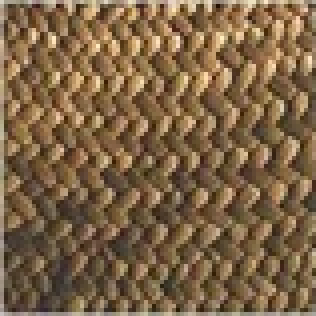
#> input picture Homework6/3.texture_trans/basket.jpg, 79 x 79 px, shrunk from 171 x 172 before the run (shown 4 times larger)
$ python texture_trans.py   (older library calls are emulated)
#> lines starting #> are read from the running program, lines starting #| are printed output that depends on the picture
### Homework6/3.texture_trans/SearchForSimilarAreas.py
"""
Sample for testure synthesis
Course of CV & AR,SSPKU
Lin Jinlong, March 8,2020
"""
import numpy as np
from random import randint
from time import time
import cv2
import struct


# define the comparation function

def compare_minimumDifferenceLocationArray(arrayst1, arrayst2):
    row_num1, col_num1, pixelDifference1 = struct.unpack('iii', arrayst1)
    row_num2, col_num2, pixelDifference2 = struct.unpack('iii', arrayst2)
    if (pixelDifference1 > pixelDifference2):
        return 1
    else:
        return 0


def SearchForSimilarAreas(currentpatch, texturepic):
    INT_MAX = 2147483647
    speedupValue = 3
    arrayst1 = struct.pack('iii', 0, 0, INT_MAX)
    # getting image size
    patchrows, patchcols, ch = currentpatch.shape
    texturerows, texturecols, ch = texturepic.shape

    # the max number of pixel rows and cols
    rows_need_be_compared = texturerows - patchrows
    cols_need_be_compared = texturecols - patchcols

    # transfer the image to gray
    graycurrentpatch = cv2.cvtColor(currentpatch, cv2.COLOR_BGR2GRAY, 0)
    graytexturepic = cv2.cvtColor(texturepic, cv2.COLOR_BGR2GRAY, 0)

    # comparing the patch and then finding the best suitable one

    for i in range(0, rows_need_be_compared, speedupValue):
        for j in range(0, cols_need_be_compared, speedupValue):
            graytexturepatch = graytexturepic[i:i + patchrows, j:j + patchcols]
            gray_difference_sum = np.sum(abs(graycurrentpatch - graytexturepatch))
            # print(gray_difference_sum)
            arrayst2 = struct.pack('iii', i, j, gray_difference_sum)
            if (compare_minimumDifferenceLocationArray(arrayst1, arrayst2) == 1):
                # print("OK")
                arrayst1 = arrayst2

    # get the texture patch
    minrows, mincols, mimsum = struct.unpack('iii', arrayst1)
    # print(minrows,mincols,mimsum)

    texturepatch = texturepic[minrows:minrows + patchrows, mincols:mincols + patchcols]

    return texturepatch

### Homework6/3.texture_trans/Horizontal.py
"""
Sample for testure synthesis
Course of CV & AR,SSPKU
Lin Jinlong, March 8,2020
"""
import numpy as np
from random import randint
from time import time
import cv2


def Horizontal(rock1_, rock2_, cutCols):  # rock1_ ：inimage, rock2_：texturepatch

    DBL_MAX = 2147483647
    rows1, cols1, ch = rock1_.shape
    rows2, cols2, ch = rock2_.shape

    # print(rows1, cols2)
    # get the leftpart and the right part
    leftpart = rock1_[0:rows1, cols1 - cutCols:cols1]
    rightpart = rock2_[0:rows2, 0:cutCols]

    # calculate the difference matrix
    differ_matrix = np.zeros((cutCols, rows1), dtype=np.int)
    # computing
    for i in range(0, cutCols):
        for j in range(0, rows1):
            # d=abs(R1-R2)+abs(B1-B2)+abs（G1-G2）
            differ_matrix[i][j] = abs(int(leftpart[j, i, 0]) - int(rightpart[j, i, 0])) + abs(
                int(leftpart[j, i, 1]) - int(rightpart[j, i, 1])) + abs(
                int(leftpart[j, i, 2]) - int(rightpart[j, i, 2]))
            # print(differ_matrix[i][j])
    # searching the best joints set
    f = np.zeros((cutCols, rows1), np.int32)  # record the shortest distace
    l = np.zeros((cutCols, rows1), np.int32)  # record assenmbly path

    # initialize first step as itself
    for i in range(0, cutCols):
        l[i][0] = i

    # intialize the pixel value of the first col
    for i in range(0, cutCols):
        f[i][0] = differ_matrix[i][0]

    # searching
    for i in range(0, rows1):
        for j in range(0, cutCols):
            # if there are three path can be choosed
            if (j != 0 and j != (cutCols - 1)):
                # if middle path is shortest
                if (((f[j][i - 1] + differ_matrix[j][i]) < (f[j - 1][i - 1] + differ_matrix[j][i])) and (
                        (f[j][i - 1] + differ_matrix[j][i]) < (f[j + 1][i - 1] + differ_matrix[j][i]))):
                    f[j][i] = f[j][i - 1] + differ_matrix[j][i]
                    l[j][i] = j

                # if upper path is shortest
                elif (((f[j - 1][i - 1] + differ_matrix[j][i]) < (f[j][i - 1] + differ_matrix[j][i])) and (
                        (f[j - 1][i - 1] + differ_matrix[j][i]) < (f[j + 1][i - 1] + differ_matrix[j][i]))):
                    f[j][i] = f[j - 1][i - 1] + differ_matrix[j][i]
                    l[j][i] = j - 1

                # if lower path is shortest
                elif (((f[j + 1][i - 1] + differ_matrix[j][i]) < (f[j][i - 1] + differ_matrix[j][i])) and (
                        (f[j + 1][i - 1] + differ_matrix[j][i]) < (f[j - 1][i - 1] + differ_matrix[j][i]))):
                    f[j][i] = f[j + 1][i - 1] + differ_matrix[j][i]
                    l[j][i] = j + 1
                # if there are two path distance are equal, choose middle path by default.  I am a lazy man...
                else:
                    f[j][i] = f[j][i - 1] + differ_matrix[j][i]
                    l[j][i] = j

            # if there are two path can be choosed, the top line or the bottom line
            else:
                # the top line
                if (j == 0 and cutCols > 1):
                    # if middle path is shortest
                    if (f[j][i - 1] + differ_matrix[j][i] < f[j + 1][i - 1] + differ_matrix[j][i]):
                        f[j][i] = f[j][i - 1] + differ_matrix[j][i]
                        l[j][i] = j
                    # if lower path is shorest
                    elif (f[j + 1][i - 1] + differ_matrix[j][i] < f[j][i - 1] + differ_matrix[j][i]):
                        f[j][i] = f[j + 1][i - 1] + differ_matrix[j][i]
                        l[j][i] = j + 1
                    # if the middle and lower path are equal ,choose the middle path by default
                    else:
                        f[j][i] = f[j][i - 1] + differ_matrix[j][i]
                        l[j][i] = j
                # the bottom line
                elif (j == (cutCols - 1) and cutCols > 1):
                    # if middle path is shortest
                    if (f[j][i - 1] + differ_matrix[j][i] < f[j - 1][i - 1] + differ_matrix[j][i]):
                        f[j][i] = f[j][i - 1] + differ_matrix[j][i]
                        l[j][i] = j
                        # if upper path is shortest
                    elif ((f[j - 1][i - 1] + differ_matrix[j][i]) < (f[j][i - 1] + differ_matrix[j][i])):
                        f[j][i] = f[j - 1][i - 1] + differ_matrix[j][i]
                        l[j][i] = j - 1
                    # if middle and upper path are euqal, choose the middle path by default
                    else:
                        f[j][i] = f[j][i - 1] + differ_matrix[j][i];
                        l[j][i] = j

                # if there is only one path can be choose
                elif (cutCols == 1):
                    f[j][i] = f[j][i - 1] + differ_matrix[j][i]
                    l[j][i] = j
                else:
                    exit(-1)

    minDistance = DBL_MAX
    position = -1
    lineNum = -1
    # record the shortest distance path

    boundaryPosition = np.zeros(rows1, np.int32)
    # find the shortest distance from left boundary to right boundary
    for i in range(0, cutCols):
        if (f[i][rows1 - 1] < minDistance):
            minDistance = f[i][rows1 - 1]
            position = i
        else:
            continue

    # starting from the shortest distance path last pixel
    lineNum = l[position][rows1 - 1]
    for i in range(rows1 - 1, 0, -1):
        lineNum = l[lineNum][i]  # from which row to here, upper, middle or lower
        boundaryPosition[i] = lineNum  # record the shortest distance path each step
        # print(lineNum)

    # merge patch
    vmergepatch = np.zeros((rows1, cols1 + cols2 - cutCols, 3), np.uint8)
    for i in range(0, rows1):
        for j in range(0, cols2 + cols1 - cutCols):
            if (j <= boundaryPosition[i] + (cols1 - cutCols)):
                vmergepatch[i][j] = rock1_[i][j]
            else:
                vmergepatch[i][j] = rock2_[i][j - (cols1 - cutCols)]

    return vmergepatch

### Homework6/3.texture_trans/Vertical.py
"""
Sample for testure synthesis
Course of CV & AR,SSPKU
Lin Jinlong, March 8,2020
"""
import numpy as np
from random import randint
from time import time
import cv2


def Vertical(rock1_, rock2_, cutRows):
    DBL_MAX = 2147483647
    rows1, cols1, ch = rock1_.shape
    rows2, cols2, ch = rock2_.shape
    # print(rows1,cols1,rows2,cols2)
    rows = rows2
    cols = cols1
    # print(rows,cols)
    # get uppart
    uppart = rock1_[rows - cutRows:rows, 0:cols]
    downpart = rock2_[0:cutRows, 0:cols]

    # calculate the difference matrix
    differ_matrix = np.zeros((cutRows, cols), dtype=np.int32)
    # x,y=differ_matrix.shape
    # print(x,y)
    for i in range(0, cutRows):
        for j in range(0, cols):
            # print(i,j)
            # d=abs(R1-R2)+abs(B1-B2)+abs（G1-G2）
            differ_matrix[i][j] = abs(int(uppart[i, j, 0]) - int(downpart[i, j, 0])) + abs(
                int(uppart[i, j, 1]) - int(downpart[i, j, 1])) + abs(int(uppart[i, j, 2]) - int(downpart[i, j, 2]))

    # searching the best joints set
    f = np.zeros((cutRows, cols), np.int32)  # record the shortest distace
    l = np.zeros((cutRows, cols), np.int32)  # record assenbly  path

    # initialize first stwp as itself
    for i in range(0, cutRows):
        l[i][0] = i

    # intialize the pixel value of the first col
    for i in range(0, cutRows):
        f[i][0] = differ_matrix[i][0]

    # searching
    for i in range(0, cols):
        for j in range(0, cutRows):
            # if there are three path can be choosed
            if (j != 0 and j != (cutRows - 1)):
                # if middle path is shortest
                if ((f[j][i - 1] + differ_matrix[j][i] < f[j - 1][i - 1] + differ_matrix[j][i]) and (
                        f[j][i - 1] + differ_matrix[j][i] < f[j + 1][i - 1] + differ_matrix[j][i])):
                    f[j][i] = f[j][i - 1] + differ_matrix[j][i]
                    l[j][i] = j

                # if upper path is shortest
                elif ((f[j - 1][i - 1] + differ_matrix[j][i] < f[j][i - 1] + differ_matrix[j][i]) and (
                        f[j - 1][i - 1] + differ_matrix[j][i] < f[j + 1][i - 1] + differ_matrix[j][i])):
                    f[j][i] = f[j - 1][i - 1] + differ_matrix[j][i]
                    l[j][i] = j - 1

                # if lower path is shortest
                elif ((f[j + 1][i - 1] + differ_matrix[j][i] < f[j][i - 1] + differ_matrix[j][i]) and (
                        f[j + 1][i - 1] + differ_matrix[j][i] < f[j - 1][i - 1] + differ_matrix[j][i])):
                    f[j][i] = f[j + 1][i - 1] + differ_matrix[j][i]
                    l[j][i] = j + 1
                # if there are two path distance are equal, choose middle path by default.  I am a lazy man...
                else:
                    f[j][i] = f[j][i - 1] + differ_matrix[j][i]
                    l[j][i] = j

            # if there are two path can be choosed, the top line or the bottom line
            else:
                # the top line
                if (j == 0 and cutRows > 1):
                    # if middle path is shortest
                    if (f[j][i - 1] + differ_matrix[j][i] < f[j + 1][i - 1] + differ_matrix[j][i]):
                        f[j][i] = f[j][i - 1] + differ_matrix[j][i]
                        l[j][i] = j
                    # if lower path is shorest
                    elif (f[j + 1][i - 1] + differ_matrix[j][i] < f[j][i - 1] + differ_matrix[j][i]):
                        f[j][i] = f[j + 1][i - 1] + differ_matrix[j][i]
                        l[j][i] = j + 1
                    # if the middle and lower path are equal ,choose the middle path by default
                    else:
                        f[j][i] = f[j][i - 1] + differ_matrix[j][i]
                        l[j][i] = j
                # the bottom line
                elif (j == (cutRows - 1) and cutRows > 1):
                    # if middle path is shortest
                    if (f[j][i - 1] + differ_matrix[j][i] < f[j - 1][i - 1] + differ_matrix[j][i]):
                        f[j][i] = f[j][i - 1] + differ_matrix[j][i]
                        l[j][i] = j
                        # if upper path is shortest
                    elif (f[j - 1][i - 1] + differ_matrix[j][i] < f[j][i - 1] + differ_matrix[j][i]):
                        f[j][i] = f[j - 1][i - 1] + differ_matrix[j][i]
                        l[j][i] = j - 1
                    # if middle and upper path are euqal, choose the middle path by default
                    else:
                        f[j][i] = f[j][i - 1] + differ_matrix[j][i];
                        l[j][i] = j

                # if there is only one path can be choose
                elif (cutRows == 1):
                    f[j][i] = f[j][i - 1] + differ_matrix[j][i]
                    l[j][i] = j
                else:
                    exit(-1)

    minDistance = DBL_MAX
    position = -1
    lineNum = -1
    # record the shortest distance path

    boundaryPosition = np.zeros(cols, dtype=np.int)
    # find the shortest distance from left boundary to right boundary
    for i in range(0, cutRows):
        if (f[i][cols - 1] < minDistance):
            minDistance = f[i][cols - 1]
            position = i
        else:
            continue

    # starting from the shortest distance path last pixel
    lineNum = l[position][cols - 1]
    for i in range(cols - 1, 0, -1):
        lineNum = l[lineNum][i]  # from which row to here, upper, middle or lower
        boundaryPosition[i] = lineNum  # record the shortest distance path each step

        # merge patch
    vmergepatch = np.zeros((rows1 + rows2 - cutRows, cols, 3), dtype=np.uint8)
    for i in range(0, rows1 + rows2 - cutRows):
        for j in range(0, cols):
            if (i <= boundaryPosition[j] + (rows1 - cutRows)):
                vmergepatch[i][j] = rock1_[i][j]
            else:
                vmergepatch[i][j] = rock2_[i - (rows1 - cutRows)][j]

    return vmergepatch

### Homework6/3.texture_trans/texture_trans.py
"""
Sample for testure synthesis
Course of CV & AR,SSPKU
Lin Jinlong, March 8,2020
"""
import numpy as np
from random import randint
from time import time
import cv2

import Horizontal as hor
import Vertical as ver
import SearchForSimilarAreas as sea

# define patch size
patchsize = 16
overlappingsize = 8;
# read file
texturepic = cv2.imread("basket.jpg", 1)
#> texturepic is the input picture: shape (79, 79, 3); mean B, G, R 69.8, 99.6, 125.2
pic = cv2.imread("girl.jpg", 1)
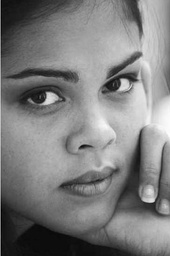
#> input picture Homework6/3.texture_trans/girl.jpg, 170 x 256 px, shrunk from 367 x 554 before the run
#> pic is the input picture: shape (256, 170, 3); min 0, max 253, mean 125.1
# showing
cv2.imshow("picture", pic)
cv2.imshow("texturepic", texturepic)

prows, pcols, ch = pic.shape
#> prows = 256; pcols = 170; ch = 3
trows, tcols, ch = texturepic.shape
#> trows = 79; tcols = 79

print(prows, pcols, trows, tcols)
#| 256 170 79 79
# stride size
stride = patchsize - overlappingsize
rowspos = 0
colspos = 0

# allocating space
transferpic = np.zeros((prows, pcols, 3), dtype=np.uint8)
trowsf = patchsize
tcolsf = pcols
#> tcolsf = 170
for w in range(0, prows, stride):
    rangerow = patchsize
    if (w + patchsize > prows):
        rangerow = prows - w

    # save a horizontal strip
    colspatch = np.zeros((patchsize, pcols, 3), dtype=np.uint8)
    # the filled block size
    colsf = patchsize
    rowsf = rangerow
    for i in range(0, pcols, stride):
        rangecol = patchsize
        if (i + patchsize > pcols):
            rangecol = pcols - i

        # get patch from input image
        patch = pic[w:w + rangerow, i:i + rangecol]

        # finding the Corresponding area in texturpic
        # cv2.imshow("patch",patch)
        similarpatch = sea.SearchForSimilarAreas(patch, texturepic)
        # cv2.imshow("spatch",similarpatch)
        if (i == 0):
            colspatch[0:rowsf, 0:colsf] = similarpatch[0:rowsf, 0:colsf]
        else:
            # merge the horizontal
            if (rangecol > overlappingsize):
                incolspatch = colspatch[0:rowsf, 0:colsf]
                colstemppatch = hor.Horizontal(incolspatch, similarpatch, overlappingsize)
            else:
                break
            rowsf, colsf, ch = colstemppatch.shape  # get current shape
            if (rowsf > rangerow):  # for bottom edge
                colspatch[0:rangerow, 0:colsf] = colstemppatch[0:rangerow, 0:colsf]
            else:
                colspatch[0:rowsf, 0:colsf] = colstemppatch[0:rowsf, 0:colsf]

        # cv2.imshow("colspatch",colspatch)
    if (w == 0):
        transferpic[0:trowsf, 0:tcolsf] = colspatch
    else:
        if (rangerow > overlappingsize):
            # merge the Vertical
            intransferpic = transferpic[0:trowsf, 0:tcolsf]
            transfertemppic = ver.Vertical(intransferpic, colspatch, overlappingsize)
            trowsf, tcolsf, ch = transfertemppic.shape  # retcurrent shape
        else:
            break;
        print(trowsf)
        # if(trowsf>prows):  #for bottom edge
        #     trowsf=prows
        if (trowsf < prows):
            transferpic[0:trowsf, 0:tcolsf] = transfertemppic
        else:
            transferpic[0:prows, 0:tcolsf] = transfertemppic[0:prows, 0:tcolsf]
#> this loop made 32 passes
#> pass 1, in SearchForSimilarAreas, `graytexturepic = cv2.cvtColor(texturepic, cv2.COLOR_BGR2GRAY, 0)`:
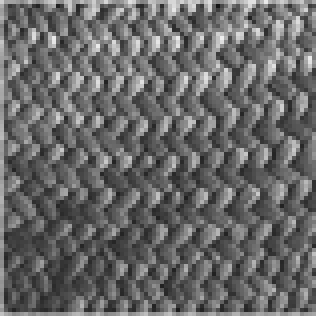
#> graytexturepic: shape (79, 79) (shown 4 times larger); min 20, max 238, mean 103.9
#> pass 2, `transfertemppic = ver.Vertical(intransferpic, colspatch, overlappingsi..`:
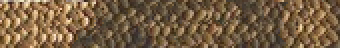
#> transfertemppic: shape (24, 170, 3) (shown 2 times larger); mean of channels 0, 1, 2 66, 93.9, 118.3; drawn as B, G, R
#> pass 3, `transfertemppic = ver.Vertical(intransferpic, colspatch, overlappingsi..`:
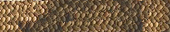
#> transfertemppic: shape (32, 170, 3); mean of channels 0, 1, 2 65.8, 93.8, 118.2; drawn as B, G, R
#> after the loop:
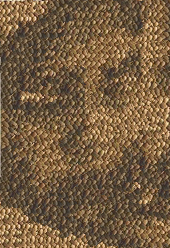
#> intransferpic: shape (248, 170, 3); mean B, G, R 65.2, 93.2, 117.8
#> after the loop:
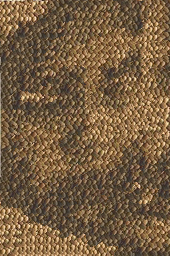
#> transferpic: shape (256, 170, 3); mean B, G, R 65.4, 93.6, 118.3
        # cv2.imshow("pic",transfertemppic)

cv2.imshow("transferpic", transferpic)

cv2.imwrite("transfergirl.jpg", transferpic)

while 1:
    key = cv2.waitKey(1)
#> (key Esc is pressed here)
    if key > 0:
        break
cv2.destroyAllWindows()
